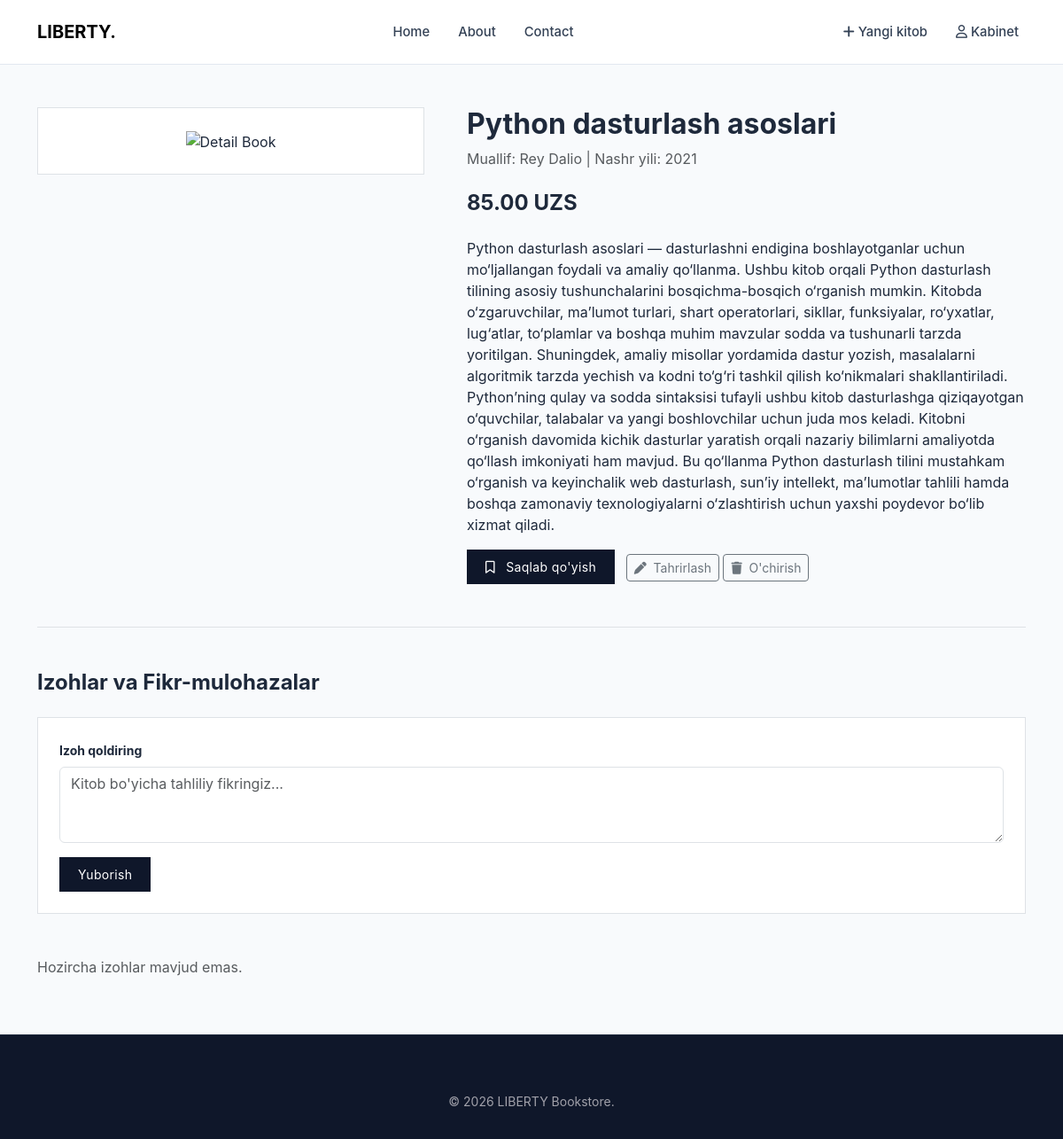
Screenshot of /book/1/ with the database file from the repository.
### main/models.py (models this page shows, shortened)
class Book(models.Model):
    title = models.CharField(max_length=255)
    introduction = models.TextField(null=True, blank=True)
    price = models.DecimalField(max_digits=10, decimal_places=2)
    image = models.ImageField(upload_to="images/", null=True, blank=True)
    created = models.DateTimeField(auto_now_add=True)
    updated = models.DateTimeField(auto_now=True)
    published = models.BooleanField(default=True)
    category = models.ForeignKey (Category, on_delete=models.CASCADE)
    class Meta:
        ordering = ('-created',)

### main/views.py (the view)
# urls.py: path('book/<int:book_id>/', book_detail, name='book_detail'),
def book_detail(request, book_id):
    book = get_object_or_404(Book, id=book_id, published=True)
    comments = Comment.objects.filter(book_id=book_id).order_by('-created')
    context = {
        'book':book,
        'comments':comments,
        'title': book.title,
        'form': CommentForm()
    }
    return render(request, 'main/book_detail.html', context)

### main/forms.py
class CommentForm(forms.ModelForm):
    class Meta:
        model = Comment
        fields = ['text']
        widgets = {
            'text': forms.Textarea(attrs={
                'class': "form-control",
                'rows': "3",
                "placeholder": "Kitob bo'yicha tahliliy fikringiz..."
            })
        }

### templates/main/book_detail.html (shortened to what this page needs)
{% extends 'base.html' %}
{% block main %}
<main class="container my-5">
    <div class="row g-5">
        <div class="col-md-5">
            <div class="p-4 bg-white border text-center">
                {% if book.image %}
                <img src="{{ book.image.url }}"
                     class="img-fluid"
                     alt="Detail Book">
                {% else %}
                <img src="https://images.unsplash.com/photo-1544947950-fa07a98d237f?auto=format&fit=crop&w=500&q=80"
                     class="img-fluid"
                     alt="Detail Book">
                {% endif %}
            </div>
        </div>
        <div class="col-md-7">
            <h2 class="fw-bold mb-2">
                {{ book.title }}
            </h2>
            <p class="text-muted mb-4">
                Muallif: Rey Dalio | Nashr yili: 2021
            </p>
            <div class="h4 fw-bold mb-4">
                {{ book.price }} UZS
            </div>
            <p class="lead fs-6 text-secondary mb-4">
                {{ book.introduction|linebreaks }}
            </p>
            <button class="custom-btn-primary me-2">
                <i class="fa-regular fa-bookmark me-2"></i>
                Saqlab qo'yish
            </button>
            <a href="{% url 'book_update' book.pk %}"
               class="btn btn-outline-secondary btn-sm">
                <i class="fa-solid fa-pen me-1"></i>
                Tahrirlash
            </a>
            <a href="{% url 'book_delete' book.pk %}"
               class="btn btn-outline-secondary btn-sm">
                <i class="fa-solid fa-trash me-1"></i>
                O'chirish
            </a>
        </div>
    </div>
    <section class="mt-5 pt-5 border-top">
        <h4 class="fw-bold mb-4">
            Izohlar va Fikr-mulohazalar
        </h4>
        <form class="mb-5 bg-white p-4 border"
              method="post"
              action="{% url 'save_comment' book.pk %}">
            <div class="mb-3">
                <label class="form-label small fw-bold">
                    Izoh qoldiring
                </label>
                {{ form.text }}
            </div>
            <button type="submit"
                    class="custom-btn-primary">
                Yuborish
            </button>
        </form>
        <div class="comment-list">
            {% for comment in comments %}
            <div class="comment-item bg-white p-4 border mb-3"
                 data-comment-id="{{ comment.id }}">
                <div class="d-flex justify-content-between mb-2">
                    <div>
                        <strong class="me-2">
                            {{ comment.user.username }}
                        </strong>
                        <small class="text-muted">
                            {{ comment.created|date:"G:i j F o" }}
                        </small>
                    </div>
                    <div class="d-flex gap-2">
                        <button
                                type="button"
                                class="btn btn-sm btn-link text-secondary p-0 edit-comment"
                                title="Tahrirlash">
                            <i class="fa-solid fa-pen-to-square"></i>
                        </button>
                        <a href="{% url 'delete_comment' comment.id %}"
                                type="button"
                                class="btn btn-sm btn-link text-danger p-0"
                                title="O'chirish">
                            <i class="fa-solid fa-trash"></i>
                        </a>
                    </div>
                </div>
                <div class="comment-content">
                    <p class="mb-0 text-secondary small comment-text">
                        {{ comment.text }}
                    </p>
                </div>
            </div>
            {% empty %}
            <p class="text-muted">
                Hozircha izohlar mavjud emas.
            </p>
            {% endfor %}
        </div>
    </section>
</main>
{% endblock main %}

### staticfiles/css/main.css (style rules this page uses)
:root { --color-slate-900: #0f172a; --color-slate-800: #1e293b; --color-slate-700: #334155; --color-slate-100: #f1f5f9; --color-slate-50: #f8fafc; --color-emerald-700: #047857; --color-emerald-800: #065f46; --color-zinc-400: #a1a1aa; --color-border: #e2e8f0; }
body { font-family: 'Inter', -apple-system, BlinkMacSystemFont, "Segoe UI", Roboto, sans-serif; background-color: var(--color-slate-50); color: var(--color-slate-800); margin: 0; padding: 0; }
a { text-decoration: none; color: inherit; }
.custom-btn-primary { background-color: var(--color-slate-900); color: #ffffff; border: 1px solid var(--color-slate-900); padding: 0.5rem 1.25rem; font-size: 0.875rem; letter-spacing: 0.025em; transition: all 0.2s ease; }

### rows the page displays
Book: title "Python dasturlash asoslari", price "85.00", introduction "Python dasturlash asoslari — dasturlashni endigina boshlayotganlar uchun mo‘ljallangan foydali va amaliy qo‘llanma. Ushbu kitob orqali Python dasturlash tilining asosiy tushunchalarini bosqichma-bosqich o‘rganish mumkin. Kitobda o‘zgaruvchilar, ma’lumot turlari, shart operatorlari, sikllar, funksiyalar, ro‘yxatlar, lug‘atlar, to‘plamlar va boshqa muhim mavzular sodda va tushunarli tarzda yoritilgan. Shuningdek, amaliy misollar yordamida dastur yozish, masalalarni algoritmik tarzda yechish va kodni to‘g‘ri tashkil qilish ko‘nikmalari shakllantiriladi. Python’ning qulay va sodda sintaksisi tufayli ushbu kitob dasturlashga qiziqayotgan o‘quvchilar, talabalar va yangi boshlovchilar uchun juda…"
